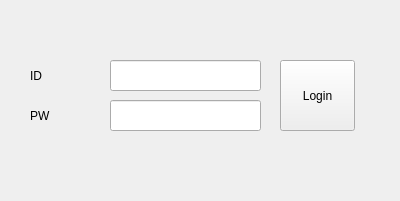
<?xml version="1.0" encoding="UTF-8"?>
<ui version="4.0">
 <class>Form</class>
 <widget class="QWidget" name="Form">
  <property name="geometry">
   <rect>
    <x>0</x>
    <y>0</y>
    <width>400</width>
    <height>201</height>
   </rect>
  </property>
  <property name="windowTitle">
   <string>Form</string>
  </property>
  <widget class="QLineEdit" name="edit_id">
   <property name="geometry">
    <rect>
     <x>110</x>
     <y>60</y>
     <width>151</width>
     <height>31</height>
    </rect>
   </property>
  </widget>
  <widget class="QLineEdit" name="edit_pw">
   <property name="geometry">
    <rect>
     <x>110</x>
     <y>100</y>
     <width>151</width>
     <height>31</height>
    </rect>
   </property>
  </widget>
  <widget class="QLabel" name="label_id">
   <property name="geometry">
    <rect>
     <x>30</x>
     <y>60</y>
     <width>71</width>
     <height>31</height>
    </rect>
   </property>
   <property name="text">
    <string>ID</string>
   </property>
  </widget>
  <widget class="QLabel" name="label_pw">
   <property name="geometry">
    <rect>
     <x>30</x>
     <y>100</y>
     <width>71</width>
     <height>31</height>
    </rect>
   </property>
   <property name="text">
    <string>PW</string>
   </property>
  </widget>
  <widget class="QPushButton" name="btn_login">
   <property name="geometry">
    <rect>
     <x>280</x>
     <y>60</y>
     <width>75</width>
     <height>71</height>
    </rect>
   </property>
   <property name="text">
    <string>Login</string>
   </property>
  </widget>
 </widget>
 <resources/>
 <connections/>
</ui>
